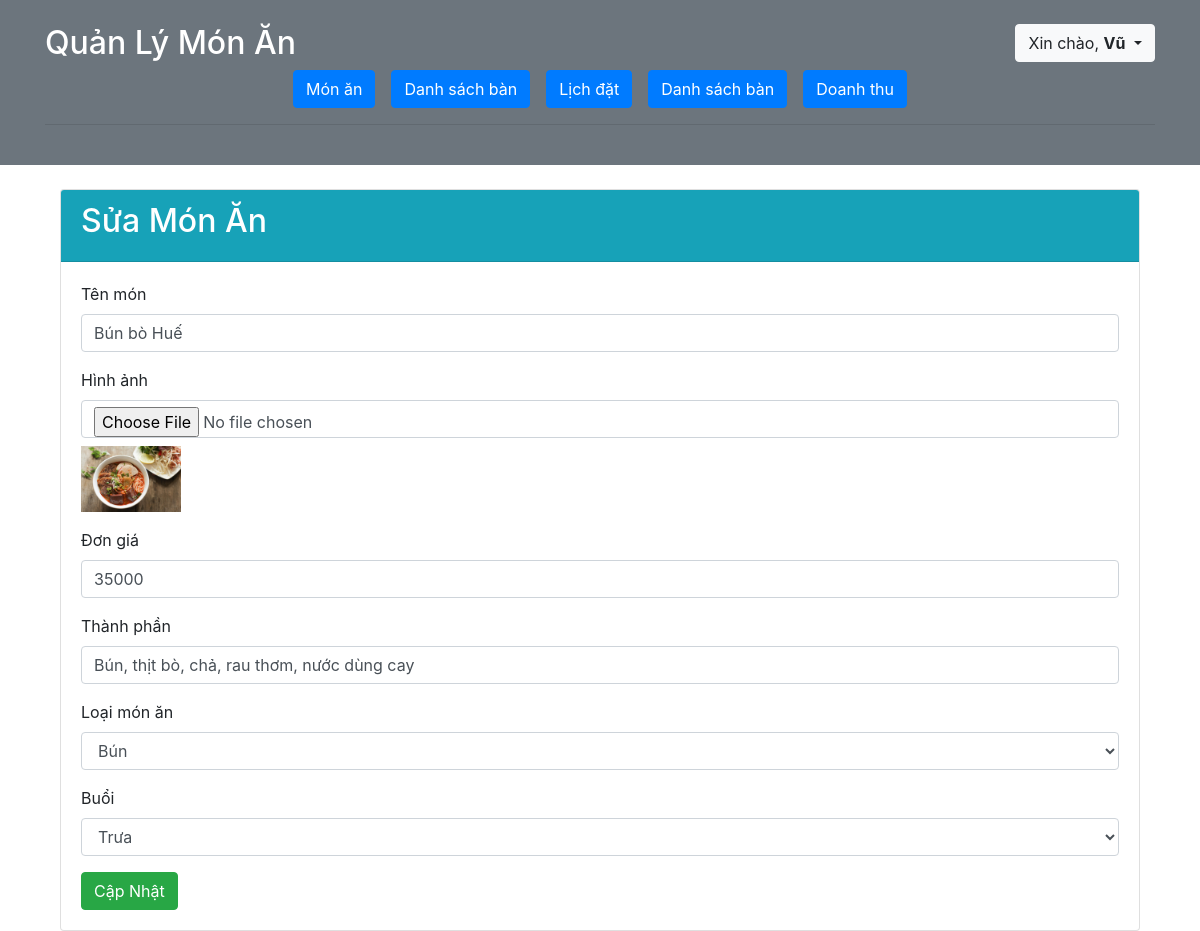
The app's page /Admin/index.php?page_layout=Sua&id=M0004 (signed in) with its own data.
### tables this page shows
CREATE TABLE `mon` (
  `MAMON` varchar(5) NOT NULL,
  `MALOAI` char(5) DEFAULT NULL,
  `MABUOI` char(5) DEFAULT NULL,
  `TENMON` varchar(30) DEFAULT NULL,
  `HINHANH` varchar(500) DEFAULT NULL,
  `DONGIA` float DEFAULT NULL,
  `THANHPHAN` varchar(100) DEFAULT NULL
);

### Admin/Chucnang/sua_mon_an.php (the view, shortened to what this page needs)
<?php
require_once '../config/db.php';
if (isset($_GET['id'])) {
    $id = $_GET['id'];
    $sql = "SELECT * FROM MON WHERE MAMON = '$id'";
    $query = mysqli_query($conn, $sql);
    $row = mysqli_fetch_assoc($query);
}
?>
<div class="container mt-4">
    <div class="card">
        <div class="card-header bg-info text-white">
            <h2>Sửa Món Ăn</h2>
        </div>
        <div class="card-body">
            <form method="post" enctype="multipart/form-data">
                <div class="form-group">
                    <label for="">Tên món</label>
                    <input type="text" name="Tenmon" class="form-control" value="<?php echo $row['TENMON']; ?>" required>
                </div>
                <div class="form-group">
                    <label for="">Hình ảnh</label>
                    <input type="file" name="Hinhanh" class="form-control" accept="image/*">
                    <img src="img/<?php echo $row['HINHANH']; ?>" width="100" class="mt-2">
                </div>
                <div class="form-group">
                    <label for="">Đơn giá</label>
                    <input type="text" name="Dongia" class="form-control" value="<?php echo $row['DONGIA']; ?>" required>
                </div>
                <div class="form-group">
                    <label for="">Thành phần</label>
                    <input type="text" name="Thanhphan" class="form-control" value="<?php echo $row['THANHPHAN']; ?>" required>
                </div>
                <div class="form-group">
                    <label for="">Loại món ăn</label>
                    <select name="Maloai" class="form-control" required>
                        <?php
                        $sql_loai = "SELECT * FROM LOAI";
                        $query_loai = mysqli_query($conn, $sql_loai);
                        while ($loai = mysqli_fetch_assoc($query_loai)) {
                            $selected = ($loai['MALOAI'] == $row['MALOAI']) ? 'selected' : '';
                            echo "<option value='{$loai['MALOAI']}' $selected>{$loai['TENLOAI']}</option>";
                        }
                        ?>
                    </select>
                </div>
                <div class="form-group">
                    <label for="">Buổi</label>
                    <select name="Mabuoi" class="form-control" required>
                        <?php
                        $sql_buoi = "SELECT * FROM BUOI";
                        $query_buoi = mysqli_query($conn, $sql_buoi);
                        while ($buoi = mysqli_fetch_assoc($query_buoi)) {
                            $selected = ($buoi['MABUOI'] == $row['MABUOI']) ? 'selected' : '';
                            echo "<option value='{$buoi['MABUOI']}' $selected>{$buoi['TENBUOI']}</option>";
                        }
                        ?>
                    </select>
                </div>
                <button name="sbm" class="btn btn-success" type="submit">Cập Nhật</button>
            </form>
        </div>
    </div>
</div>

### records on screen
mon: Tenmon "Bún bò Huế", HINHANH (picture), Dongia "35000", Thanhphan "Bún, thịt bò, chả, rau thơm, nước dùng cay"

### other values on screen
$hoten "Vũ"
form field Maloai "Bún"
form field Mabuoi "Trưa"
